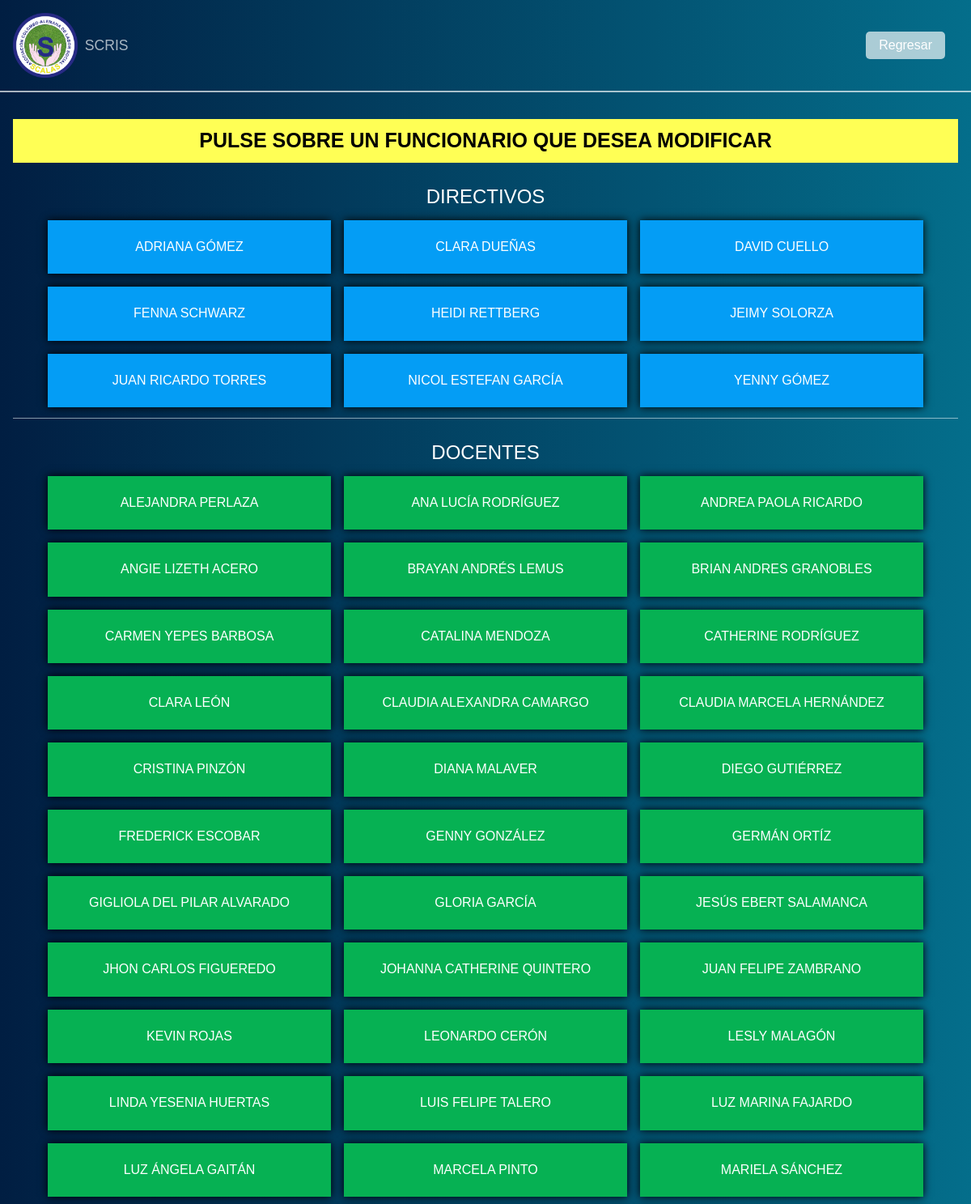
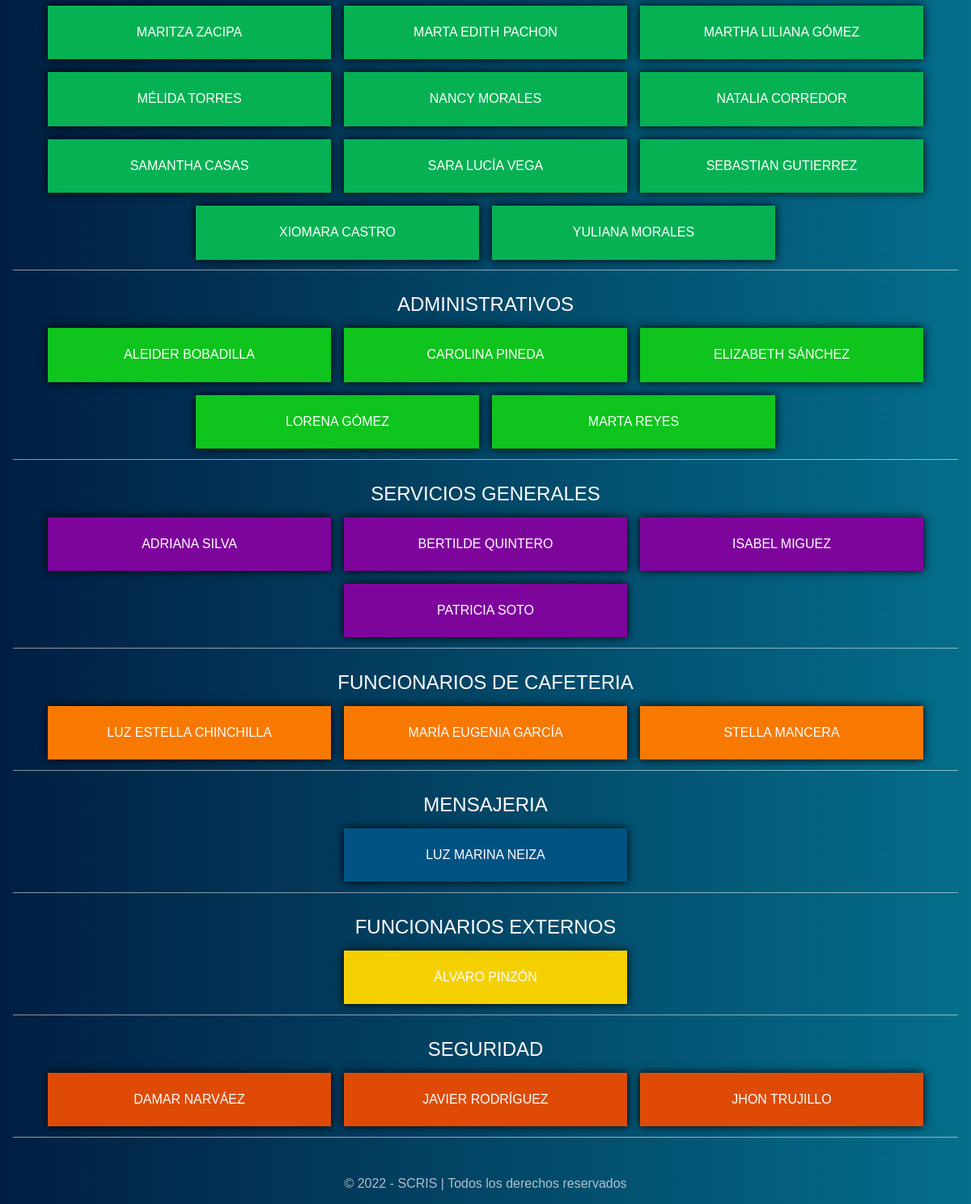
The app's page /packages/admin/modificar.php (signed in), older data (2 pictures, top to bottom).
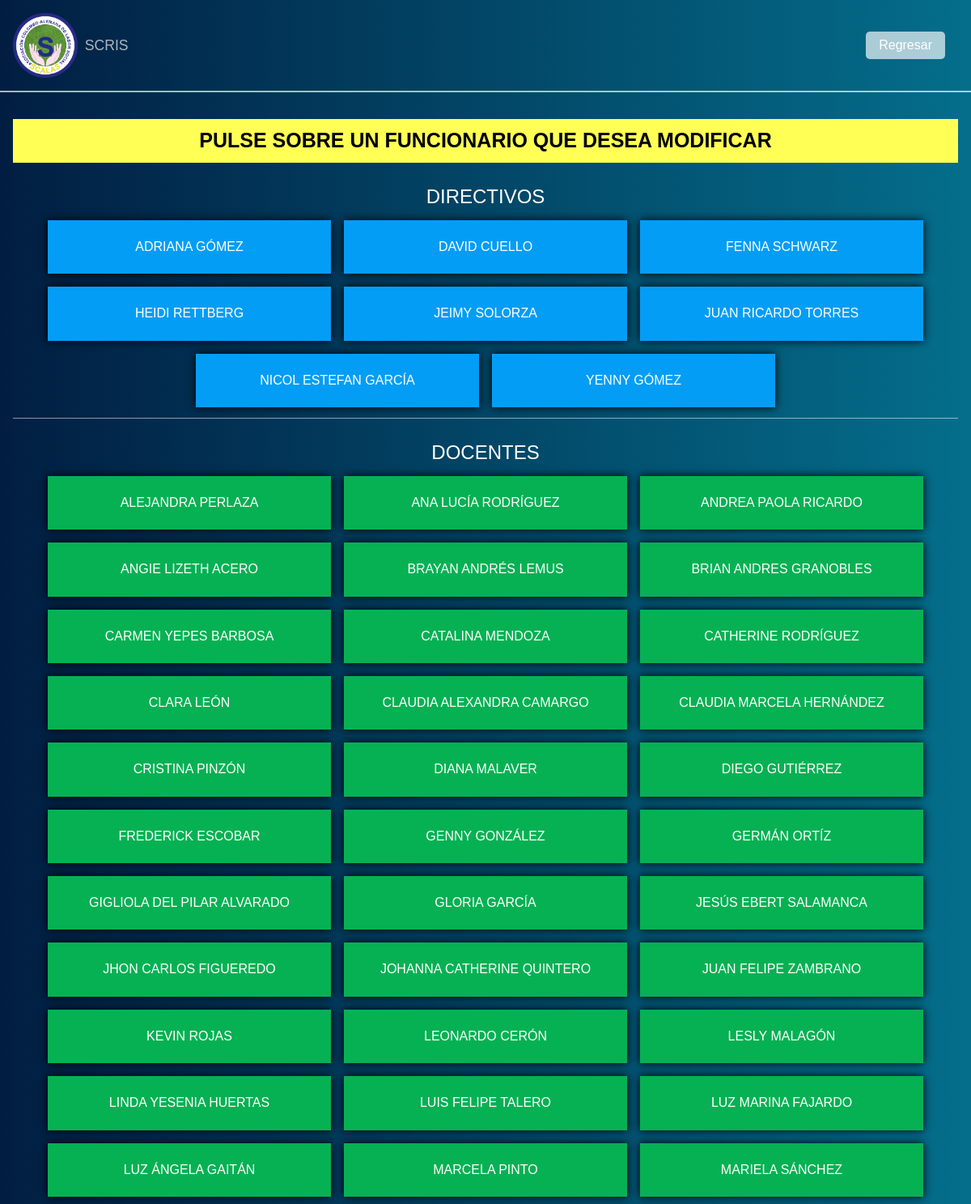
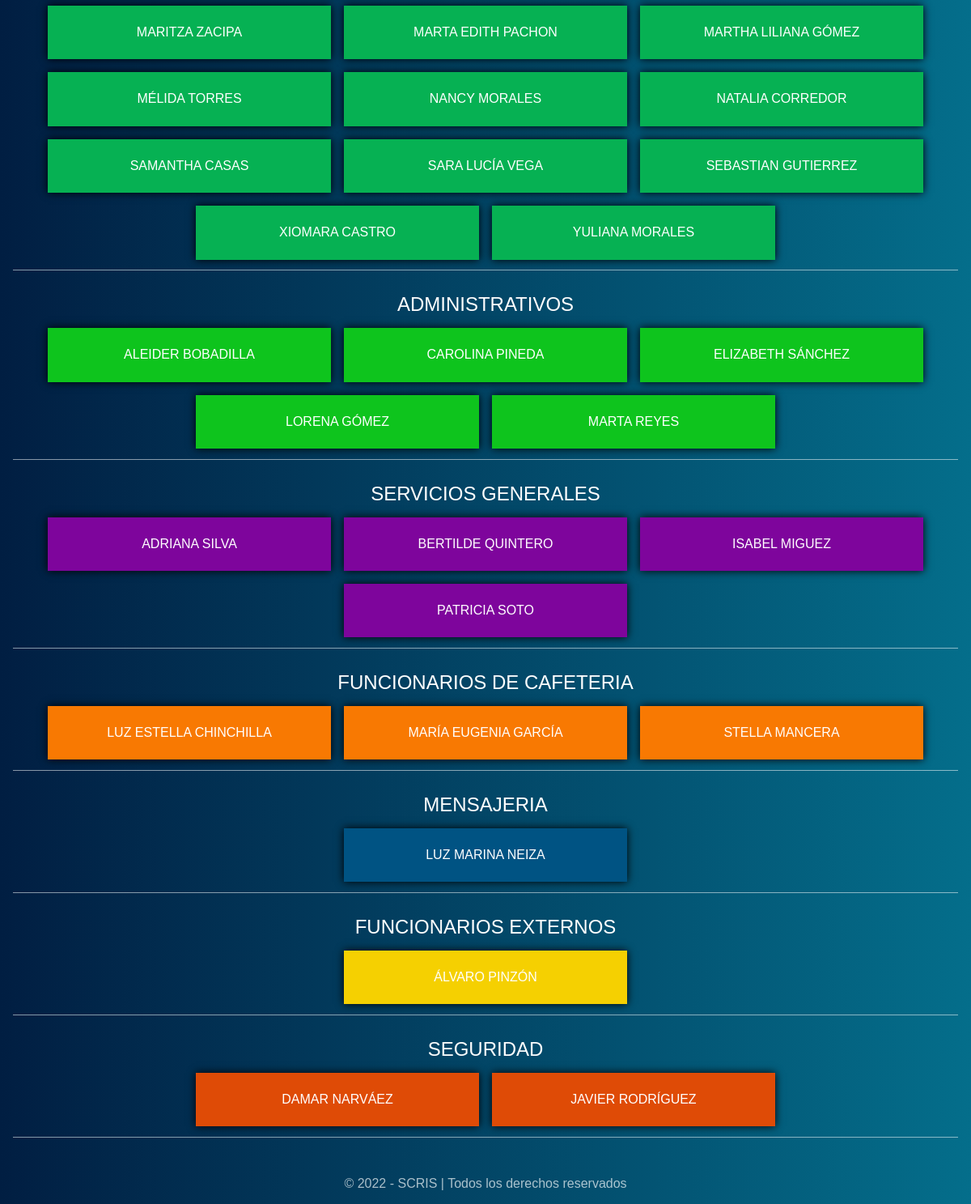
The same page, newer data (2 pictures, top to bottom).
### tables this page shows
CREATE TABLE "funcionarios" (
  "id" integer NOT NULL PRIMARY KEY AUTOINCREMENT,
  "nombre" text NOT NULL,
  "dependencia" text NOT NULL,
  "direccion" text NOT NULL,
  "asignatura" text NOT NULL,
  "placa" text NOT NULL,
  "observaciones" text NOT NULL
);

### packages/admin/modificar.php (the view, shortened to what the changed rows need)
<!DOCTYPE html>
<html lang="es">
<head>
    <link rel="stylesheet" href="../../css/normalize.css">
    <link rel="stylesheet" href="../../css/inicio.css">
</head>
<body>
    <header class="header">
        <div class="logo">
            <h1>
                SCRIS
            </h1>
        </div>
    </header>
    <section class="section" style="text-align: center ;">
        <h1 style="text-align:center ; color: #000; padding: .5em; background: #ff5; font-size:25px;">
            PULSE SOBRE UN FUNCIONARIO QUE DESEA MODIFICAR
        </h1>
        <div class="flex">
            <?php
            $directivos = "";
            $docentes = "";
            $serviciosGenerales = "";
            $administrativos = "";
            $funcionarioCafeteria = "";
            $seguridad = "";
            $mensajeria = "";
            $funcionarioExterno = "";
            $otros = "";
            $ruta = '../../db/scris.db';
            $conexion = conectar($ruta);
            $sql = "SELECT * FROM funcionarios ORDER BY nombre ASC";
            $resultado = $conexion->query($sql);
            while ($fila = $resultado->fetch()) {
                $nombre = $fila['nombre'];
                $dependencia = $fila['dependencia'];
                if ($dependencia == "DIRECTIVO") {
                    $directivos .= '<button class="btn__funcionario directivo">' . $nombre . '</button>';
                } else if ($dependencia == "DOCENTE") {
                    $docentes .= '<button class="btn__funcionario docente">' . $nombre . '</button>';
                } else if ($dependencia == "SERVICIOS GENERALES") {
                    $serviciosGenerales .= '<button class="btn__funcionario sg">' . $nombre . '</button>';
                } else if ($dependencia == "ADMINISTRATIVO") {
                    $administrativos .= '<button class="btn__funcionario administrativo">' . $nombre . '</button>';
                } else if ($dependencia == "FUNCIONARIO CAFETERÍA") {
                    $funcionarioCafeteria .= '<button class="btn__funcionario fc">' . $nombre . '</button>';
                } else if ($dependencia == "SEGURIDAD") {
                    $seguridad .= '<button class="btn__funcionario seguridad">' . $nombre . '</button>';
                } else if ($dependencia == "MENSAJERÍA") {
                    $mensajeria .= '<button class="btn__funcionario mensajeria">' . $nombre . '</button>';
                } else if ($dependencia == "FUNCIONARIO EXTERNO") {
                    $funcionarioExterno .= '<button class="btn__funcionario fe">' . $nombre . '</button>';
                } else {
                    $otros .= '<button class="btn__funcionario otros">' . $nombre . '</button>';
                }
            }
            if ($directivos != "") {
                echo '<div class="funcionarios">
                <h2>Directivos</h2>
                <div class="funcionarios__lista">
                    ' . $directivos . '
                </div>
            </div>';
            }
            if ($docentes != "") {
                echo '<div class="funcionarios">
                <h2>Docentes</h2>
                <div class="funcionarios__lista">
                    ' . $docentes . '
                </div>
            </div>';
            }
            if ($administrativos != "") {
                echo '<div class="funcionarios">
                <h2>Administrativos</h2>
                <div class="funcionarios__lista">
                    ' . $administrativos . '
                </div>
            </div>';
            }
            if ($serviciosGenerales != "") {
                echo '<div class="funcionarios">
                <h2>Servicios Generales</h2>
                <div class="funcionarios__lista">
                    ' . $serviciosGenerales . '
                </div>
            </div>';
            }
            if ($funcionarioCafeteria != "") {
                echo '<div class="funcionarios">
                <h2>Funcionarios de Cafeteria</h2>
                <div class="funcionarios__lista">
                    ' . $funcionarioCafeteria . '
                </div>
            </div>';
            }
            if ($mensajeria != "") {
                echo '<div class="funcionarios">
                <h2>Mensajeria</h2>
                <div class="funcionarios__lista">
                    ' . $mensajeria . '
                </div>
            </div>';
            }
            if ($funcionarioExterno != "") {
                echo '<div class="funcionarios">
                <h2>Funcionarios Externos</h2>
                <div class="funcionarios__lista">
                    ' . $funcionarioExterno . '
                </div>
            </div>';
            }
            if ($seguridad != "") {
                echo '<div class="funcionarios">
                <h2>Seguridad</h2>
                <div class="funcionarios__lista">
                    ' . $seguridad . '
                </div>
            </div>';
            }
            ?>
        </div>
    </section>
</body>
</html>

Row changes from the older to the newer data that the page shows:
removed funcionarios: nombre "CLARA DUEÑAS"
removed funcionarios: nombre "JHON TRUJILLO"
